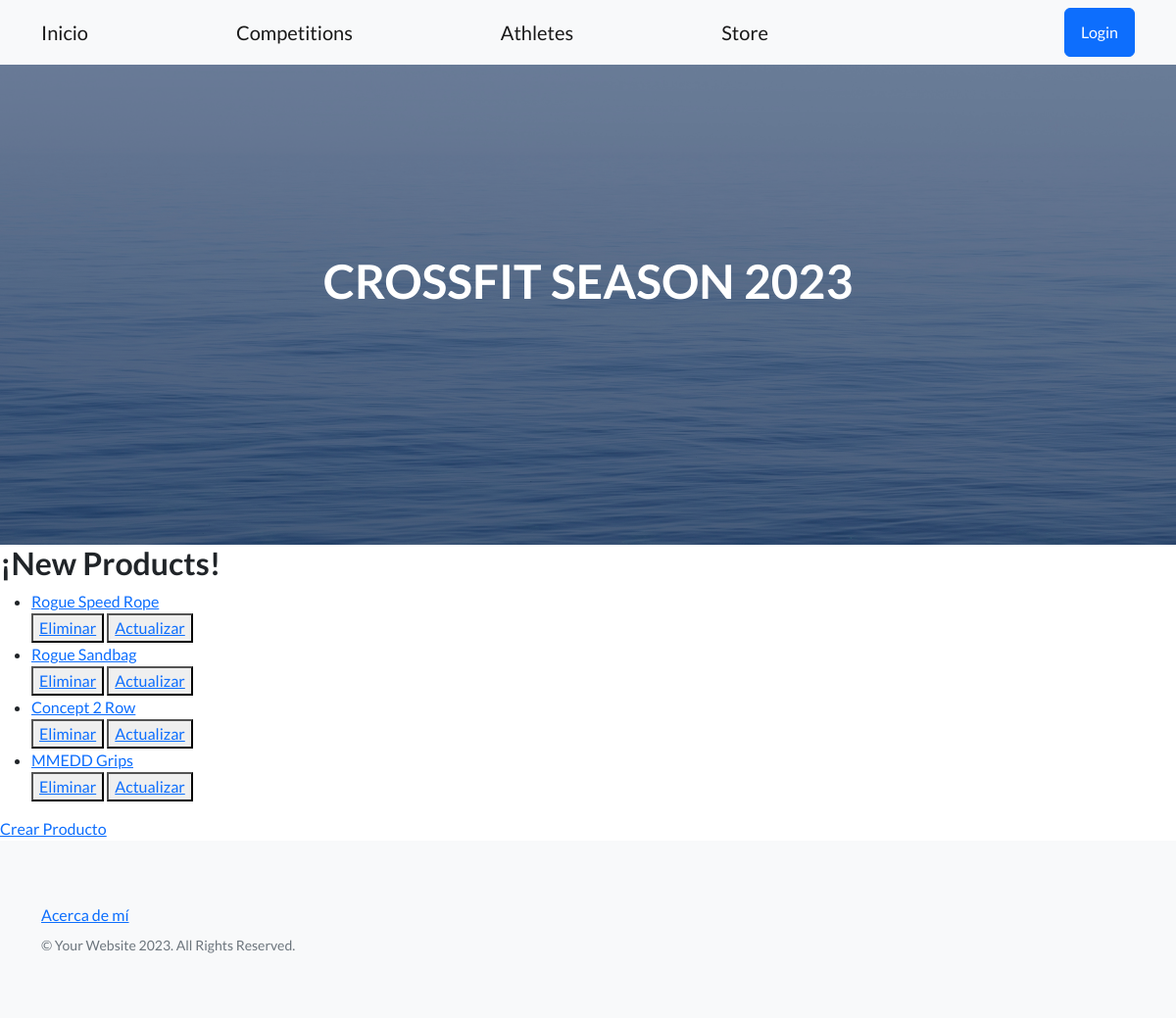
The page /app-coder/lista-store/ on the database its author committed.
### AppCoder/models.py (models this page shows)
class Store(models.Model):
    producto = models.CharField(max_length=50)
    precio = models.IntegerField()
    def __str__(self):
        return self.producto
    class Meta():
        verbose_name = 'Store'
        verbose_name_plural = 'Store'

### AppCoder/views.py (the view)
# urls.py: path('lista-store/', StoreList.as_view(), name='ListaStore'),
class StoreList(ListView):
    model = Store
    template_name = "store_list.html"
    context_object_name = "store"

### AppCoder/templates/store_list.html
{% extends 'padre.html' %}
{% block contenidoQueCambia %}
    <h2>¡New Products!</h2>
    <ul>
        {% for store in store %}
            <li>
                <a href="{% url 'DetalleStore' store.id %}">{{store}}</a>
            </li>
            <div>
                <button>
                    <a href="{% url 'EliminaStore' store.id %}">Eliminar</a>
                </button>
                <button>
                    <a href="{% url 'ActualizaStore' store.id %}">Actualizar</a>
                </button>
            </div>
        {% endfor %}
    </ul>
    <a href="{% url 'CreaStore' %}">Crear Producto</a>
{% endblock %}

### rows shown on the page
Store: producto "Rogue Speed Rope"
Store: producto "Rogue Sandbag"
Store: producto "Concept 2 Row"
Store: producto "MMEDD Grips"
